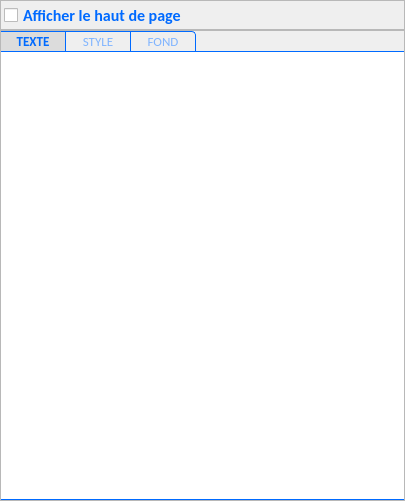
<?xml version="1.0" encoding="UTF-8"?>
<ui version="4.0">
 <class>HeaderUI</class>
 <widget class="QWidget" name="HeaderUI">
  <property name="geometry">
   <rect>
    <x>0</x>
    <y>0</y>
    <width>405</width>
    <height>501</height>
   </rect>
  </property>
  <property name="windowTitle">
   <string>Form</string>
  </property>
  <layout class="QVBoxLayout" name="vlHeader">
   <property name="spacing">
    <number>0</number>
   </property>
   <property name="leftMargin">
    <number>0</number>
   </property>
   <property name="topMargin">
    <number>0</number>
   </property>
   <property name="rightMargin">
    <number>0</number>
   </property>
   <property name="bottomMargin">
    <number>0</number>
   </property>
   <item>
    <widget class="QFrame" name="frameEnableHeader">
     <property name="maximumSize">
      <size>
       <width>16777215</width>
       <height>30</height>
      </size>
     </property>
     <property name="frameShape">
      <enum>QFrame::StyledPanel</enum>
     </property>
     <property name="frameShadow">
      <enum>QFrame::Raised</enum>
     </property>
     <layout class="QHBoxLayout" name="horizontalLayout">
      <property name="leftMargin">
       <number>3</number>
      </property>
      <property name="topMargin">
       <number>5</number>
      </property>
      <property name="rightMargin">
       <number>3</number>
      </property>
      <property name="bottomMargin">
       <number>5</number>
      </property>
      <item>
       <widget class="QCheckBox" name="cbEnableHeader">
        <property name="minimumSize">
         <size>
          <width>150</width>
          <height>0</height>
         </size>
        </property>
        <property name="toolTip">
         <string>Afficher le haut de page </string>
        </property>
        <property name="styleSheet">
         <string notr="true">QWidget {
  
	color : rgb(0,106,255);
    font:  bold 12pt Calibri;


 }
</string>
        </property>
        <property name="text">
         <string>Afficher le haut de page</string>
        </property>
       </widget>
      </item>
      <item>
       <spacer name="horizontalSpacer1">
        <property name="orientation">
         <enum>Qt::Horizontal</enum>
        </property>
        <property name="sizeHint" stdset="0">
         <size>
          <width>40</width>
          <height>20</height>
         </size>
        </property>
       </spacer>
      </item>
     </layout>
    </widget>
   </item>
   <item>
    <widget class="QFrame" name="frameHeader">
     <property name="maximumSize">
      <size>
       <width>16777215</width>
       <height>16777215</height>
      </size>
     </property>
     <property name="frameShape">
      <enum>QFrame::StyledPanel</enum>
     </property>
     <property name="frameShadow">
      <enum>QFrame::Raised</enum>
     </property>
     <layout class="QVBoxLayout" name="verticalLayout_34">
      <property name="spacing">
       <number>0</number>
      </property>
      <property name="leftMargin">
       <number>0</number>
      </property>
      <property name="topMargin">
       <number>0</number>
      </property>
      <property name="rightMargin">
       <number>0</number>
      </property>
      <property name="bottomMargin">
       <number>0</number>
      </property>
      <item>
       <widget class="QTabWidget" name="tabHeader">
        <property name="sizePolicy">
         <sizepolicy hsizetype="Expanding" vsizetype="Minimum">
          <horstretch>0</horstretch>
          <verstretch>0</verstretch>
         </sizepolicy>
        </property>
        <property name="minimumSize">
         <size>
          <width>0</width>
          <height>0</height>
         </size>
        </property>
        <property name="maximumSize">
         <size>
          <width>16777215</width>
          <height>16777215</height>
         </size>
        </property>
        <property name="styleSheet">
         <string notr="true">
/* ################################  TAB BAR*/

QTabWidget::tab-bar {
    alignment: left;
}

/* ################################  PANE */

QTabWidget::pane { 

	/* border */
    border: 0px solid rgb(0,106,255);
    border-top: 1px solid rgb(0,106,255);
	border-right: 0px solid rgb(0,106,255);
	border-bottom: 1px solid rgb(0,106,255);


	/* border radius */
	border-top-right-radius: 0px;
	border-top-left-radius: 0px;
	border-bottom-right-radius: 0px;
	border-bottom-left-radius: 0px;

	/* color */
	background-color:rgb(255, 255, 255)
}

/* ################################  TAB*/

/* ################ BASE */

QTabBar::tab {

	/* border */
    border: 0px solid rgb(0,106,255);
    border-right: 1px solid rgb(0,106,255);
    border-top: 1px solid rgb(0,106,255);

	/* border radius */
    border-radius: 0px;

	/* size */
	height:15px;
	min-width:60px;

	/* padding */
    padding: 2px;
}

/* ################ SELECTION */

QTabBar::tab:!selected {

	/* color */
	background-color: qlineargradient(x1: 0, y1: 0, x2: 0, y2: 1,
                                       stop: 0 #f6f7fa, stop: 1 #dadbde);
	color : rgb(127,180,255);

	/* font */
  	font:  10pt Calibri;
}


QTabBar::tab:selected {

	/* color */
	color : rgb(0,106,255);
    background-color:  rgb(220,220,220);

	/* font */
	 font: bold 10pt Calibri;
}


/* ################ HOVER*/

QTabBar::tab:hover  {

	/* color */
	color : rgb(0,106,255);	
    background-color: qlineargradient(x1: 0, y1: 0, x2: 0, y2: 1,
                                       stop: 0 #dadbde, stop: 1 #f6f7fa);

	/* font */
	 font: bold 10pt Calibri;
}


/* ################ FIRST / LAST */

QTabBar::tab:first{

	/* border */
	border-left: 0px solid rgb(0,106,255);

	/* border radius */
	border-top-left-radius: 0px;
	border-bottom-left-radius: 0px;

}

QTabBar::tab:last{

	/* border radius */
	 border-top-right-radius: 4px;
}
</string>
        </property>
        <property name="tabPosition">
         <enum>QTabWidget::North</enum>
        </property>
        <property name="tabShape">
         <enum>QTabWidget::Rounded</enum>
        </property>
        <property name="currentIndex">
         <number>0</number>
        </property>
        <property name="elideMode">
         <enum>Qt::ElideLeft</enum>
        </property>
        <widget class="QWidget" name="pageHeaderText">
         <attribute name="title">
          <string>TEXTE</string>
         </attribute>
         <layout class="QVBoxLayout" name="vlHeaderText">
          <property name="spacing">
           <number>0</number>
          </property>
          <property name="leftMargin">
           <number>0</number>
          </property>
          <property name="topMargin">
           <number>0</number>
          </property>
          <property name="rightMargin">
           <number>0</number>
          </property>
          <property name="bottomMargin">
           <number>0</number>
          </property>
         </layout>
        </widget>
        <widget class="QWidget" name="pageStyle">
         <attribute name="title">
          <string>STYLE</string>
         </attribute>
         <layout class="QVBoxLayout" name="vlStyle">
          <property name="spacing">
           <number>0</number>
          </property>
          <property name="leftMargin">
           <number>0</number>
          </property>
          <property name="topMargin">
           <number>0</number>
          </property>
          <property name="rightMargin">
           <number>0</number>
          </property>
          <property name="bottomMargin">
           <number>0</number>
          </property>
         </layout>
        </widget>
        <widget class="QWidget" name="pageHeaderBackground">
         <attribute name="title">
          <string>FOND</string>
         </attribute>
         <layout class="QVBoxLayout" name="vlHeaderBackground">
          <property name="spacing">
           <number>0</number>
          </property>
          <property name="leftMargin">
           <number>0</number>
          </property>
          <property name="topMargin">
           <number>0</number>
          </property>
          <property name="rightMargin">
           <number>0</number>
          </property>
          <property name="bottomMargin">
           <number>0</number>
          </property>
         </layout>
        </widget>
       </widget>
      </item>
     </layout>
    </widget>
   </item>
  </layout>
 </widget>
 <resources/>
 <connections/>
</ui>
